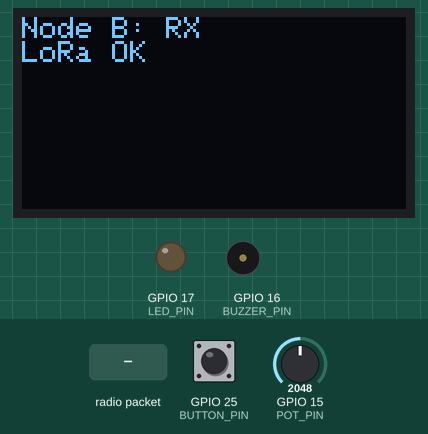
The sketch below on a simulated ESP32. On the bench: 128×64 one-colour display, output pins drawn as LEDs (lit = HIGH), buzzer (waves = sounding, pin HIGH). Inputs (shaded band) come from the test bench; at power-on: GPIO 25 (BUTTON_PIN) HIGH, GPIO 15 (POT_PIN) = 2048. No radio packets arrive unless stated; what the sketch prints to the serial monitor is not drawn.

Above: at 2.3 s.
2.4 s: radio packet "1" arrives
At 3.2 s:
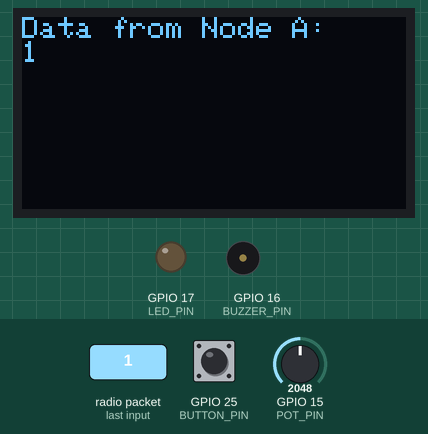
4.2 s: GPIO 25 (BUTTON_PIN) pulled LOW for 0.15 s
At 5.3 s:
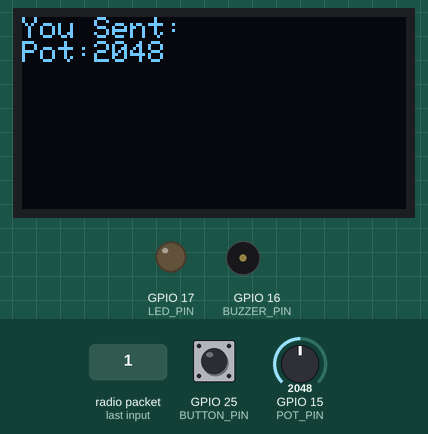
5.8 s: radio packet "0" arrives
At 5.97 s:
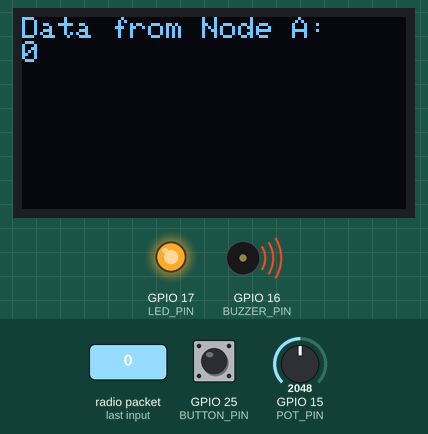
7.3 s: GPIO 25 (BUTTON_PIN) pulled LOW for 1 s
At 7.7 s:
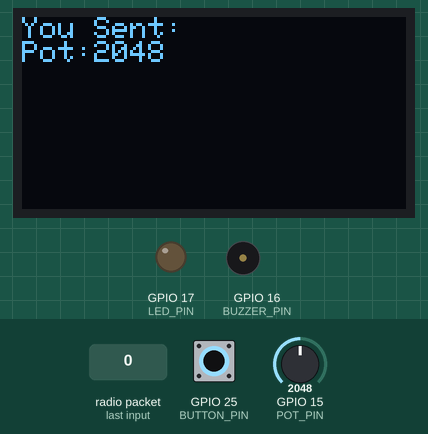
Timing chart, 0 to 10.3 s (numbered marks = the images above; inputs shaded):
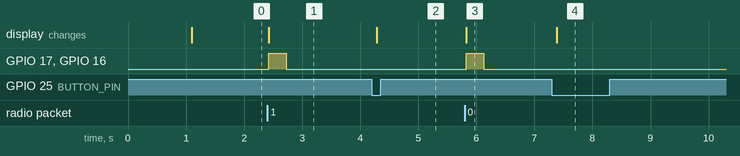

Measured:
- after the input at 2.4 s, GPIO 17 (LED_PIN), GPIO 16 (BUZZER_PIN): LOW → HIGH at once, → LOW 0.30 s later; the display: changes at once (image 1)
- after the input at 4.2 s, the display: changes after 0.09 s (image 2)
- after the input at 5.8 s, GPIO 17 (LED_PIN), GPIO 16 (BUZZER_PIN): LOW → HIGH at once, → LOW 0.30 s later; the display: changes at once (image 3)
- after the input at 7.3 s, the display: changes after 0.09 s (image 4)

The sketch:

CFL11_LoRa_Half_Dulex_DHT11_MQ135_Rx.ino
```cpp
#include <SPI.h>
#include <LoRa.h>
#include <Wire.h>
#include <Adafruit_GFX.h>
#include <Adafruit_SSD1306.h>

// --- I/O ---
#define POT_PIN     15
#define BUTTON_PIN  25
#define LED_PIN     17
#define BUZZER_PIN  16

// --- OLED ---
#define SCREEN_WIDTH 128
#define SCREEN_HEIGHT 64
#define OLED_RESET -1
Adafruit_SSD1306 display(SCREEN_WIDTH, SCREEN_HEIGHT, &Wire, OLED_RESET);

// --- LoRa Pins ---
#define LORA_SCK   18
#define LORA_MISO  19
#define LORA_MOSI  23
#define LORA_SS    5
#define LORA_RST   14
#define LORA_DIO0  22

bool lastButton = HIGH;
unsigned long debounceTime = 0;

void setup() {
  Serial.begin(9600);

  // Pins
  pinMode(POT_PIN, INPUT);
  pinMode(BUTTON_PIN, INPUT_PULLUP);
  pinMode(LED_PIN, OUTPUT);
  pinMode(BUZZER_PIN, OUTPUT);

  // OLED
  if (!display.begin(SSD1306_SWITCHCAPVCC, 0x3C)) {
    Serial.println("OLED fail");
    while (true);
  }
  display.clearDisplay();
  display.setTextColor(SSD1306_WHITE);
  display.setTextSize(1);
  display.setCursor(0, 0);
  display.println("Node B: RX");
  display.display();

  // LoRa
  SPI.begin(LORA_SCK, LORA_MISO, LORA_MOSI, LORA_SS);
  LoRa.setPins(LORA_SS, LORA_RST, LORA_DIO0);
  delay(1000);
  if (!LoRa.begin(433E6)) {
    display.println("LoRa fail");
    display.display();
    while (true);
  }
  display.println("LoRa OK");
  display.display();
}

void loop() {
  // Listen for messages from Node A
  int packetSize = LoRa.parsePacket();
  if (packetSize) {
    String msg = "";
    while (LoRa.available()) msg += (char)LoRa.read();
    displayIncoming(msg);
    alertUser();
  }

  // Button-triggered reply
  bool btn = digitalRead(BUTTON_PIN);
  if (lastButton == HIGH && btn == LOW && millis() - debounceTime > 100) {
    debounceTime = millis();
    sendPotValue();
  }
  lastButton = btn;
}

void displayIncoming(String msg) {
  Serial.println("Received: " + msg);
  display.clearDisplay();
  display.setCursor(0, 0);
  display.println("Data from Node A:");
  display.println(msg);
  display.display();
}

void sendPotValue() {
  int pot = analogRead(POT_PIN);
  String reply = "Pot:" + String(pot);
  Serial.println("Sending: " + reply);

  LoRa.beginPacket();
  LoRa.print(reply);
  LoRa.endPacket();

  display.clearDisplay();
  display.setCursor(0, 0);
  display.println("You Sent:");
  display.println(reply);
  display.display();
}

void alertUser() {
  digitalWrite(LED_PIN, HIGH);
  digitalWrite(BUZZER_PIN, HIGH);
  delay(300);
  digitalWrite(LED_PIN, LOW);
  digitalWrite(BUZZER_PIN, LOW);
}
```
